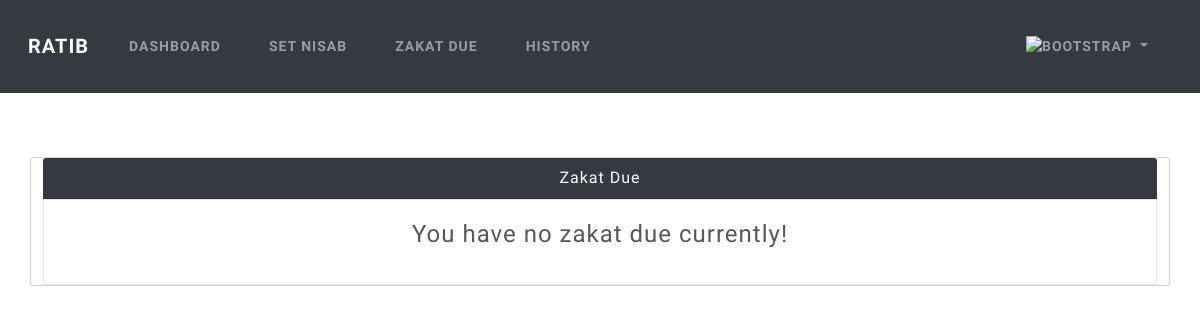
The app's page /due (signed in), older data.
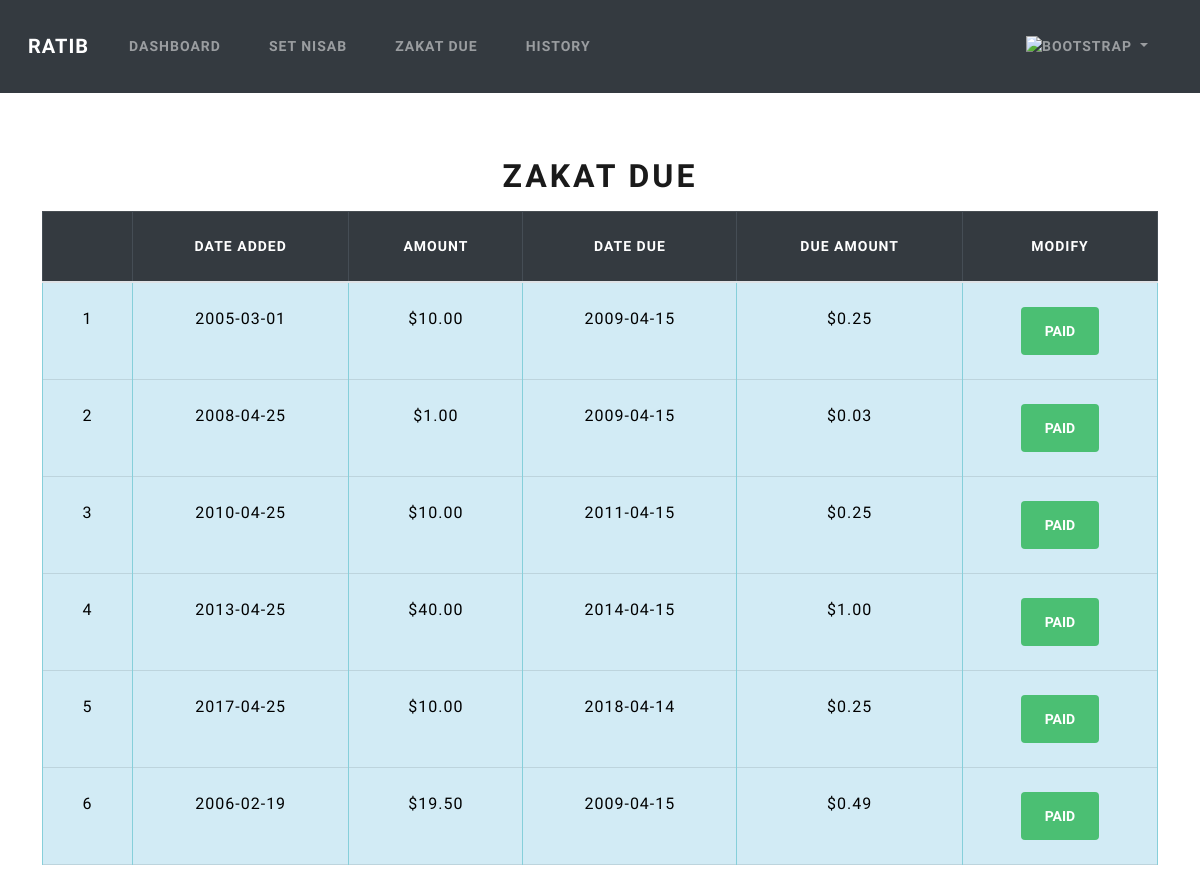
The same page, newer data.
### models.py (models this page shows)
class Income(Base):
    __tablename__ = 'income'
    id = Column(Integer, primary_key=True)
    amount = Column(Numeric(10,2))
    date = Column(DateTime)
    due_date = Column(DateTime)
    due_amount = Column(Numeric(10,2))
    user_id = Column(Integer, ForeignKey('users.id'))
    user = relationship("User", back_populates="income")
    paid = Column(Boolean, default=False)

### app.py (the view)
@app.route('/due')
@login_required
def due():
    current_date = datetime.now()
    incomes_due = session.query(Income).filter(Income.due_date <= current_date).filter_by(paid=False, user_id=flasksession.get("user_id")).all()
    return render_template('due.html', incomes=incomes_due)

### app.py (called while the page is built)
@app.teardown_appcontext
def shutdown_session(exception=None):
    session.remove()

### utils.py (called while the page is built)
def login_required(f):
    @wraps(f)
    def decorated_function(*args, **kwargs):
        if flasksession.get("user_id") is None:
            flash('Please log in to access this page', 'info')
            return redirect("/login")
        return f(*args, **kwargs)
    return decorated_function

def usd(value):
    return f"${value:,.2f}"

### templates/due.html (shortened to what this page needs)
{% extends 'layout.html' %}
{% block content %}
{% if incomes %}
<div class="table-responsive">
    <table class="table table-bordered mt-3">
        <h1 class="mt-3 text-center"> Zakat Due </h1>
            <thead class="table-dark text-center">
                <th></th>
                <th>Date added</th>
                <th>Amount</th>
                <th>Date Due</th>
                <th>Due Amount</th>
                <th>Modify</th>
            </thead>
            <tbody class="table-info text-center">
                {% for income in incomes %}
                <tr>
                    <td class="text-center">{{ loop.index }}</td>
                    <td>{{ income.date.date() }}</td>
                    <td>{{ income.amount | usd}}</td>
                    <td>{{ income.due_date.date() }}</td>
                    <td>{{ income.due_amount | usd}}</td>
                    <td>
                        <form action="/paid", method="post">
                            <button type="submit" class="btn btn-success">Paid</button>
                        </form>
                    </td>
                </tr>
                {% endfor %}
            </tbody>
    </table>
</div>
{% else %}
<div class="card text-center mt-3">
    <div class="card-header bg-dark text-white">Zakat Due</div>
    <div class="card-body bg-light">
        <p class="fs-3">
            You have no zakat due currently!
        </p>
    </div>
</div>
{% endif %}
{% endblock %}

Row changes from the older to the newer data that the page shows:
added Income: date "2005-03-01", amount "$10.00", due_date "2009-04-15", due_amount "$0.25"
added Income: date "2008-04-25", amount "$1.00", due_date "2009-04-15", due_amount "$0.03"
added Income: date "2010-04-25", amount "$10.00", due_date "2011-04-15", due_amount "$0.25"
added Income: date "2013-04-25", amount "$40.00", due_date "2014-04-15", due_amount "$1.00"
added Income: date "2017-04-25", amount "$10.00", due_date "2018-04-14", due_amount "$0.25"
added Income: date "2006-02-19", amount "$19.50", due_date "2009-04-15", due_amount "$0.49"
Text that changed along with them:
text no longer shown: "Zakat Due You have no zakat due currently!"
text now shown: "ZAKAT DUE DATE ADDED AMOUNT DATE DUE DUE AMOUNT MODIFY"
